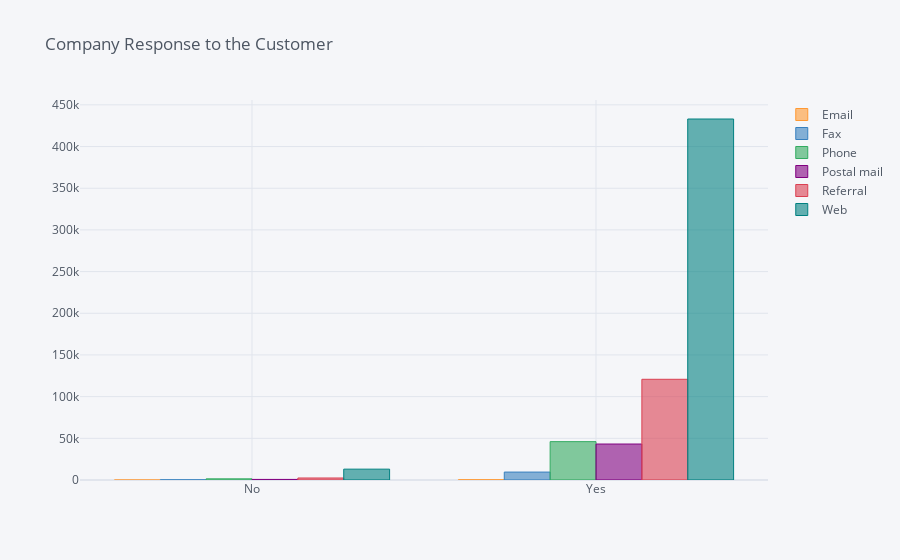

Source (notebook cell):
### Markdown cell above
### 8. Medium from which complaints received

### Code cell
pd.crosstab(consumer_data['Timely Response?'],consumer_data['Submitted Via']).iplot(kind='bar',
                                                                                    title='Company Response to the Customer')

### Figure 1 — Plotly figure (JSON) as saved in the notebook; plotly's stock layout.template omitted (floating-point values rounded to 4 significant figures)
{"data": [{"marker": {"color": "rgba(255, 153, 51, 0.6)", "line": {"color": "rgba(255, 153, 51, 1.0)", "width": 1}}, "name": "Email", "orientation": "v", "text": "", "type": "bar", "x": ["No", "Yes"], "y": [10, 338]}, {"marker": {"color": "rgba(55, 128, 191, 0.6)", "line": {"color": "rgba(55, 128, 191, 1.0)", "width": 1}}, "name": "Fax", "orientation": "v", "text": "", "type": "bar", "x": ["No", "Yes"], "y": [226, 9507]}, {"marker": {"color": "rgba(50, 171, 96, 0.6)", "line": {"color": "rgba(50, 171, 96, 1.0)", "width": 1}}, "name": "Phone", "orientation": "v", "text": "", "type": "bar", "x": ["No", "Yes"], "y": [1383, 46006]}, {"marker": {"color": "rgba(128, 0, 128, 0.6)", "line": {"color": "rgba(128, 0, 128, 1.0)", "width": 1}}, "name": "Postal mail", "orientation": "v", "text": "", "type": "bar", "x": ["No", "Yes"], "y": [707, 43162]}, {"marker": {"color": "rgba(219, 64, 82, 0.6)", "line": {"color": "rgba(219, 64, 82, 1.0)", "width": 1}}, "name": "Referral", "orientation": "v", "text": "", "type": "bar", "x": ["No", "Yes"], "y": [2415, 120809]}, {"marker": {"color": "rgba(0, 128, 128, 0.6)", "line": {"color": "rgba(0, 128, 128, 1.0)", "width": 1}}, "name": "Web", "orientation": "v", "text": "", "type": "bar", "x": ["No", "Yes"], "y": [13009, 433026]}], "layout": {"legend": {"bgcolor": "#F5F6F9", "font": {"color": "#4D5663"}}, "paper_bgcolor": "#F5F6F9", "plot_bgcolor": "#F5F6F9", "title": {"font": {"color": "#4D5663"}, "text": "Company Response to the Customer"}, "xaxis": {"gridcolor": "#E1E5ED", "showgrid": true, "tickfont": {"color": "#4D5663"}, "title": {"font": {"color": "#4D5663"}, "text": ""}, "zerolinecolor": "#E1E5ED"}, "yaxis": {"gridcolor": "#E1E5ED", "showgrid": true, "tickfont": {"color": "#4D5663"}, "title": {"font": {"color": "#4D5663"}, "text": ""}, "zerolinecolor": "#E1E5ED"}}}
